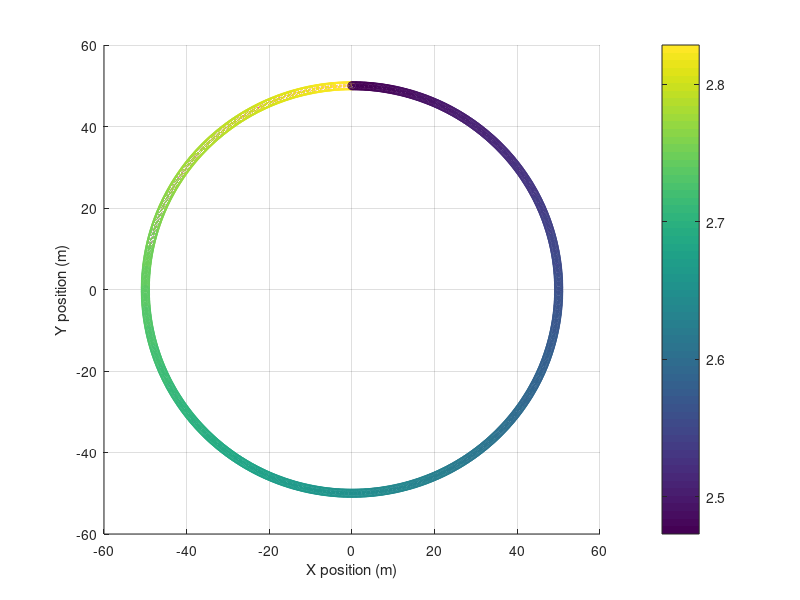
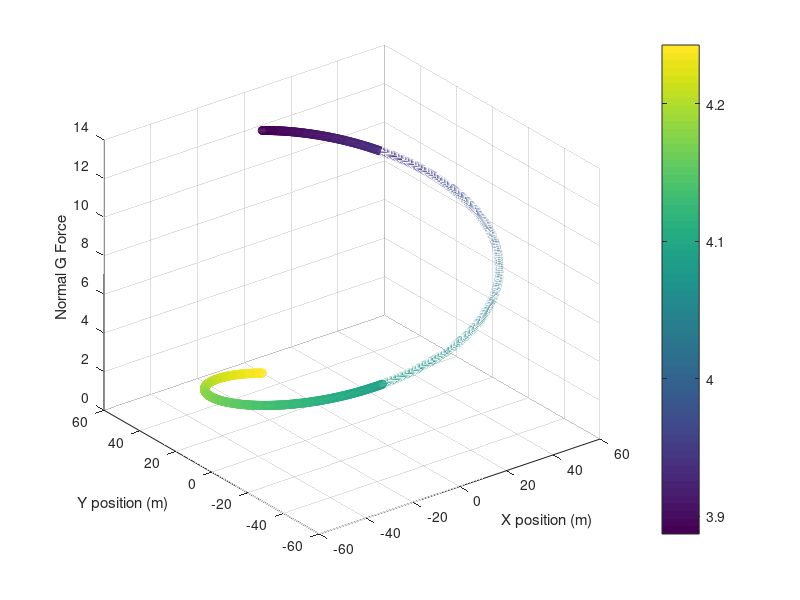
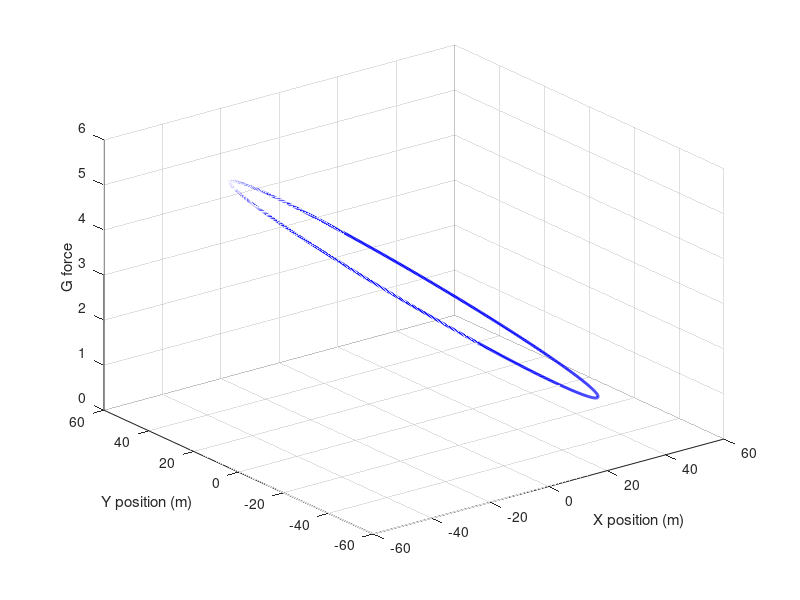
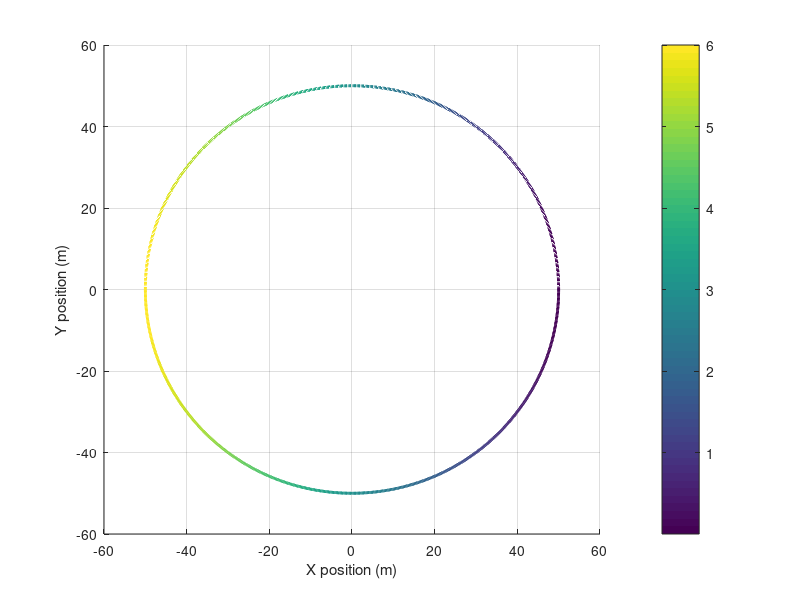

These charts were generated, in order, by the following MATLAB code:
clear; clc; close all;

t = [0:(pi/500):2*pi];
x = -50*sin(t);
y = 50*cos(t);
z = 2*t;
t2 = t';

h0 = 125;
v = sqrt(2*9.81*(h0-z));
m = 1;
g = 9.81;
theta = 45; %degrees
r = 50;

L = ((-g*tand(theta))+((v).^2)/r)/(sind(theta)*tand(theta)+cosd(theta));
N = g/cosd(theta) + (L*sind(theta))/cosd(theta);

G_l = L/(m*g);
G_n = N/(m*g);

figure(1)
plot3(x,y,G_l, "Color",'magenta','LineWidth',2)
xlabel('X position (m)');
ylabel('Y position (m)');
zlabel('Z position (m)');
grid on;
hold on;

figure(1);
surf([x(:) x(:)], [y(:) y(:)], [G_l(:) G_l(:)], ...
    'FaceColor','none', ...
    'EdgeColor','interp', ...
    'LineWidth', 2);
view(2);
xlabel('X position (m)');
ylabel('Y position (m)');
colorbar;
figure(1);
scatter3(x,y,z,[],G_l)
colormap;
colorbar;

figure(2)
plot3(x,y,G_n, "Color",'magenta','LineWidth',2)
xlabel('X position (m)');
ylabel('Y position (m)');
zlabel("Normal G Force");
grid on;

figure(2);
surf([x(:) x(:)], [y(:) y(:)], [G_n(:) G_n(:)], ...
    'FaceColor','none', ...
    'EdgeColor','interp', ...
    'LineWidth', 2);
view(2);
xlabel('X position (m)');
ylabel('Y position (m)');
colorbar;
figure(2);
scatter3(x,y,z,[],G_n)
xlabel('X position (m)');
ylabel('Y position (m)');
zlabel("Normal G Force");
colormap;
colorbar

theta2 = linspace (-90,270,1000);
R2 = 50;
h = R2*sind(theta2) + R2;
% G Force at different locations
G_top = (2*(h0-2*R2)/(R2)) -1;
G_angle = (2*(h0-R2*sind(theta2)-R2)/(R2))- sind(theta2);
G_bot = (2*h0/R2) +1;
%Velocity
V = sqrt(2*g*(h0-h));
% Loop diagram
x2 = R2*sind(theta2);
y2 = R2*cosd(theta2);
figure();
plot3(x2,y2,G_angle,"Color",'b','LineWidth',2);
xlabel('X position (m)');
ylabel('Y position (m)');
zlabel("G force");
grid on;
figure();
surf([x2(:) x2(:)], [y2(:) y2(:)], [G_angle(:) G_angle(:)], ...
    'FaceColor','none', ...
    'EdgeColor','interp', ...
    'LineWidth', 2);
view(2);
xlabel('X position (m)');
ylabel('Y position (m)');
colorbar;
z2 = R2*sind(theta2);
y2 = R2*cosd(theta2);
x2=zeros(1,1000);
figure();
scatter3(y2,x2,z2,[],G_angle)
colormap;
colorbar;







